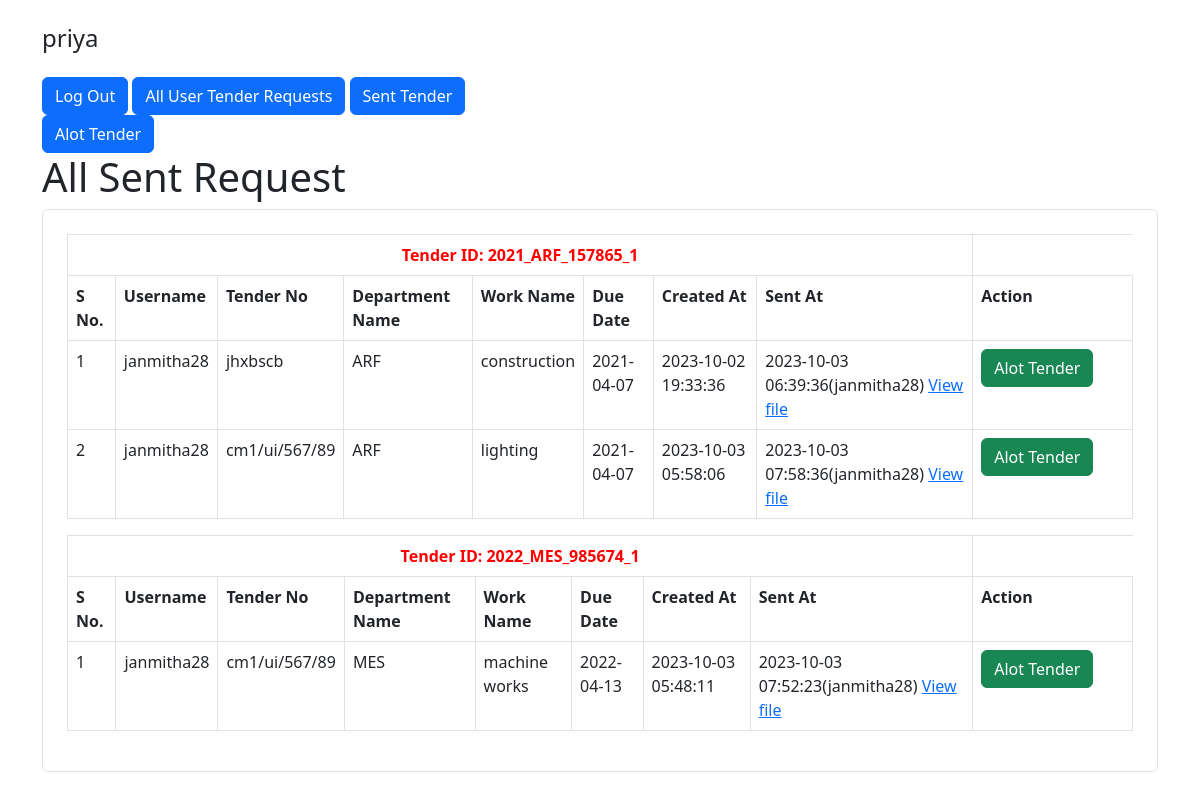
Screenshot of /sent-tenders/index.php (signed in) with the database file from the repository.
### tables this page shows
CREATE TABLE `user_tender_requests` (
  `id` int(11) NOT NULL,
  `user_id` int(11) NOT NULL,
  `tender_id` int(11) NOT NULL,
  `created_at` timestamp NOT NULL DEFAULT current_timestamp(),
  `status` varchar(15) NOT NULL,
  `tender_no` varchar(20) DEFAULT NULL,
  `name_of_work` varchar(255) DEFAULT NULL,
  `file_name` varchar(40) DEFAULT NULL,
  `reference_code` varchar(20) DEFAULT NULL,
  `section_id` varchar(20) NOT NULL,
  `sent_at` datetime DEFAULT NULL,
  `edit_user_id` int(11) DEFAULT NULL,
  `allotted_at` datetime DEFAULT NULL,
  `updated_at` datetime DEFAULT current_timestamp() ON UPDATE current_timestamp()
);

CREATE TABLE `users` (
  `id` int(11) NOT NULL,
  `username` varchar(30) NOT NULL,
  `email` varchar(50) NOT NULL,
  `password` varchar(255) NOT NULL,
  `created_at` datetime NOT NULL DEFAULT current_timestamp()
);

CREATE TABLE `department` (
  `id` int(11) NOT NULL,
  `name` varchar(255) DEFAULT NULL
);

CREATE TABLE `tenders` (
  `id` int(11) NOT NULL,
  `due_date` date DEFAULT NULL,
  `tenderID` varchar(255) DEFAULT NULL,
  `department_id` int(11) DEFAULT NULL
);

### sent-tenders/index.php (the view, shortened to what this page needs)
<?php
require_once "../config.php";
$query = "SELECT users.username, department.name as departmentName, tenders.tenderID, tenders.due_date, user_tender_requests.created_at,
user_tender_requests.id, user_tender_requests.tender_No, user_tender_requests.file_name, user_tender_requests.name_of_work,
user_tender_requests.sent_at, user_tender_requests.id FROM `user_tender_requests` inner join `users` on
user_tender_requests.user_id= users.id inner join `tenders` on user_tender_requests.tender_id = tenders.id inner join `department` on
tenders.department_id = department.id where user_tender_requests.status= 'Sent';";
$data = [];
$result = $link->query($query);
while ($row = $result->fetch_assoc()) {
    $data[$row['tenderID']][] = $row;
}
?>
<!DOCTYPE html>
<html lang="en">
<head>
    <link rel="stylesheet" href="../style.css">
    <link href="https://cdn.jsdelivr.net/npm/bootstrap@5.2.0-beta1/dist/css/bootstrap.min.css" rel="stylesheet">
</head>
<body>
    <div class="container">
        <div class="col-lg-5 text-left">
            <h4 class="my-4"><?= htmlspecialchars($_SESSION["username"]); ?></h4>
            <a href="./logout.php" class="btn btn-primary">Log Out</a>
            <a href="../tender-requests/" class="btn btn-primary">All User Tender Requests</a>
            <a href="../sent-tenders/" class="btn btn-primary">Sent Tender</a>
            <a href="../alot-tenders/" class="btn btn-primary">Alot Tender</a>
        </div>
        <div class="row justify-content-center">
            <div class="col-lg-12">
                <h1>All Sent Request</h1>
                <div class="form-wrap border rounded p-4">
                    <?php
                    if(count($data)>0){ foreach ($data  as $key => $values) { ?>
                        <table class="table table-bordered">
                            <thead>
                                <tr>
                                    <th colspan="8" class="text-center tenderID"> Tender ID: <?= $key ?></th>
                                </tr>
                            </thead>
                            <tbody>
                                <tr class="header">
                                    <td>S No.</td>
                                    <td>Username</td>
                                    <td>Tender No</td>
                                    <td>Department Name</td>
                                    <td>Work Name</td>
                                    <td>Due Date</td>
                                    <td>Created At</td>
                                    <td>Sent At</td>
                                    <td>Action</td>
                                </tr>
                                <?php
                                $counter=1;
                                foreach ($values as $itemKey => $item) { ?>
                                    <tr>
                                        <td><?php echo $counter ?></td>
                                        <td><?php echo $values[$itemKey]["username"] ?></td>
                                        <td><?php echo $values[$itemKey]["tender_No"] ?></td>
                                        <td><?php echo $values[$itemKey]['departmentName'] ?></td>
                                        <td><?php echo $values[$itemKey]['name_of_work'] ?></td>
                                        <td><?php echo $values[$itemKey]['due_date'] ?></td>
                                        <td><?php echo $values[$itemKey]['created_at'] ?></td>
                                        <td><?php echo $values[$itemKey]['sent_at']."(". $values[$itemKey]["username"] .")"?>
                                        <a href="../uploadedFiles/<?php  echo $values[$itemKey]['file_name'] ?>" target="_blank">View file</a></td>
                                        <td width="15%">
                                            <a href="./alot-tender.php?id=<?php echo $values[$itemKey]["id"];?>" class="btn btn-success"> <i class="fa fa-edit"></i> Alot Tender</a>
                                        </td>
                                    </tr>
                                <?php $counter++; }  ?>
                            </tbody>
                        </table>
                    <?php } }else{
                       echo  "<th colspan='8' class='text-center tenderID>No data Found </th>";
                    } ?>
                </div>
            </div>
        </div>
    </div>
</body>
</html>

### style.css (style rules this page uses)
.header { font-weight:bold; }
.tenderID { color:red; }

### rows the page displays
user_tender_requests: user.username "janmitha28", tender_no "jhxbscb", department.name "ARF", name_of_work "construction", tender.due_date "2021-04-07", created_at "2023-10-02 19:33:36", sent_at "2023-10-03 06:39:36"
user_tender_requests: user.username "janmitha28", tender_no "cm1/ui/567/89", department.name "ARF", name_of_work "lighting", tender.due_date "2021-04-07", created_at "2023-10-03 05:58:06", sent_at "2023-10-03 07:58:36"
user_tender_requests: user.username "janmitha28", tender_no "cm1/ui/567/89", department.name "MES", name_of_work "machine works", tender.due_date "2022-04-13", created_at "2023-10-03 05:48:11", sent_at "2023-10-03 07:52:23"

### other values shown
$_SESSION["username"] "priya"
$key "2021_ARF_157865_1"
$key "2022_MES_985674_1"
